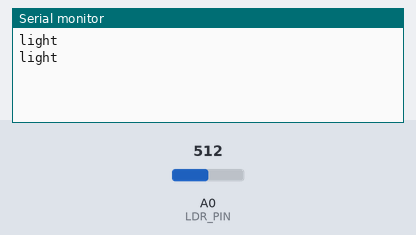
The sketch below on a simulated Arduino Uno, built with avr-gcc and run on an emulated ATmega328P. Shown: the last lines printed to the serial monitor. Inputs (shaded band) come from the test bench; at power-on: A0 (LDR_PIN) = 512.

Above: at 1.3 s.
1.4 s: A0 (LDR_PIN) set to 416
At 1.9 s:
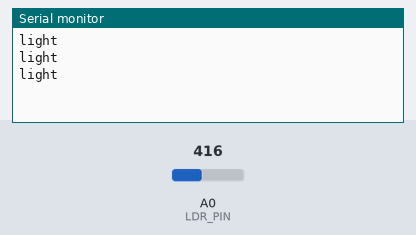
2.9 s: A0 (LDR_PIN) set to 384
At 3.9 s:
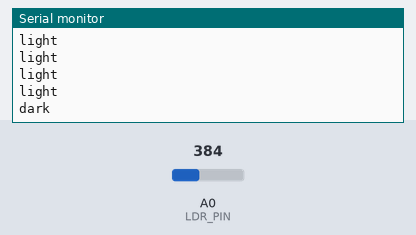

The sketch:

Rover_arduino_code.ino
```cpp
// Rover Arduino Code
const int LDR_PIN = A0;
int threshold = 400;

void setup() {
  Serial.begin(9600);
}

void loop() {
  int lightValue = analogRead(LDR_PIN);
  delay(500);

  if (lightValue < threshold) {
    Serial.println("dark");
  } else {
    Serial.println("light");
  }
}
```

Measured:
- the behaviour switches between 400 and 399 on A0 (LDR_PIN) (found by bisection; images 1 and 2)
- after the input at 2.9 s, the serial monitor: prints a new line after 0.60 s (image 2)
